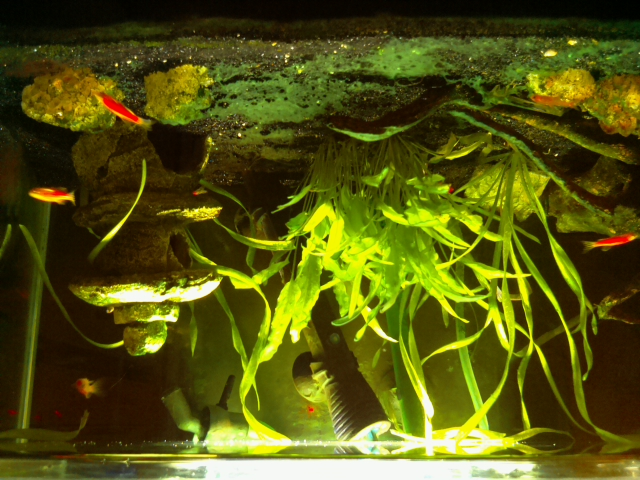
#> input picture openCV/testMedia/0.jpg, 640 x 480 px, given in place of the camera
$ python color_tracking.py
#> lines starting #> are read from the running program, lines starting #| are printed output that depends on the picture; after the words box and inside, x2 and y2 are one past the last pixel; in counts of white or black regions, pixels touching at a corner belong together
# import the necessary packages
from collections import deque
import numpy as np
import argparse
import imutils
import urllib
import os
import cv2, platform

# construct the argument parse and parse the arguments
ap = argparse.ArgumentParser()
ap.add_argument("-v", "--video",
                help="path to the (optional) video file")
ap.add_argument("-b", "--buffer", type=int, default=64,
                help="max buffer size")
args = vars(ap.parse_args())

# define the lower and upper boundaries of the "pink"
# fish in the HSV color space, then initialize the
# list of tracked points
orangeLower = (0, 200, 20)
orangeUpper = (20, 255, 255)
pts = deque(maxlen=args["buffer"])

# if a video path was not supplied, grab the reference
# to the webcam
if not args.get("video", False):
    camera = cv2.VideoCapture(0)

# otherwise, grab a reference to the video file
else:
    camera = cv2.VideoCapture(args["video"])

# keep looping
while True:
    # grab the current frame
    (grabbed, frame) = camera.read()
#> frame is the input picture: shape (480, 640, 3); mean B, G, R 17, 85.1, 84.5

    # if we are viewing a video and we did not grab a frame,
    # then we have reached the end of the video
    if args.get("video") and not grabbed:
        break

    # resize the frame, blur it, and convert it to the HSV
    # color space
    frame = imutils.resize(frame, width=600)
#> frame: shape (450, 600, 3)
    # blurred = cv2.GaussianBlur(frame, (11, 11), 0)
    hsv = cv2.cvtColor(frame, cv2.COLOR_BGR2HSV)
#> hsv: shape (450, 600, 3); mean H, S, V 28.5, 224.8, 92.1

    # construct a mask for the color "green", then perform
    # a series of dilations and erosions to remove any small
    # blobs left in the mask
    mask = cv2.inRange(hsv, orangeLower, orangeUpper)
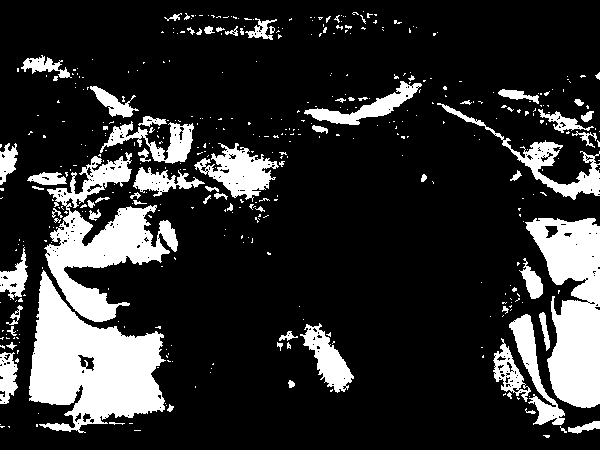
#> mask: shape (450, 600); 18.6% white; 438 white regions (367 under 20 px), largest, box (x1, y1, x2, y2) and area: (29, 270, 166, 433) 12044, (525, 218, 600, 408) 8811, (44, 152, 178, 322) 8365
    mask = cv2.erode(mask, None, iterations=2)
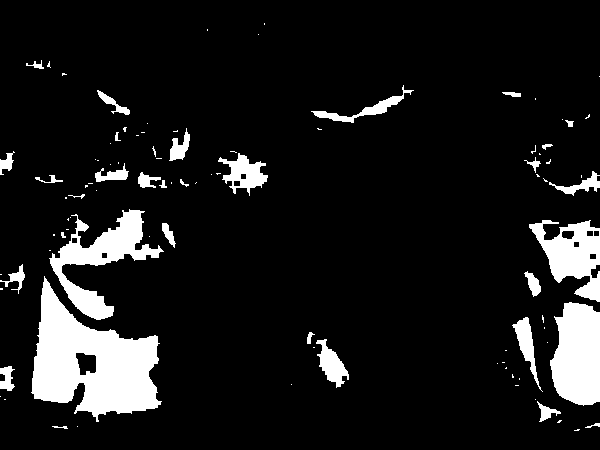
#> mask: shape (450, 600); 10.3% white; 96 white regions (63 under 20 px), largest, box (x1, y1, x2, y2) and area: (31, 276, 162, 422) 9869, (550, 302, 600, 406) 4233, (49, 209, 164, 320) 4059
    mask = cv2.dilate(mask, None, iterations=2)
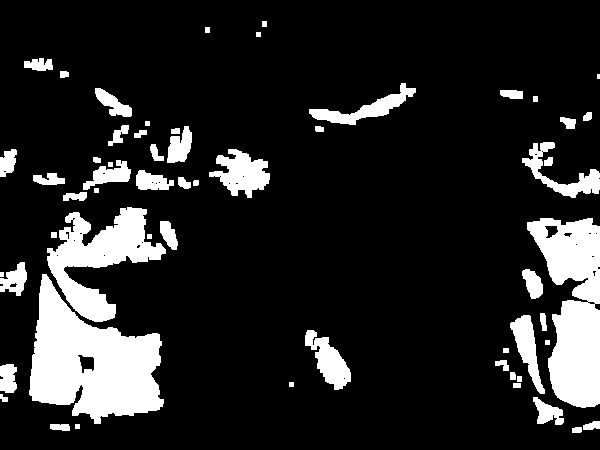
#> mask: shape (450, 600); 15% white; 58 white regions (1 under 20 px)

    # find contours in the mask and initialize the current
    # (x, y) center of the ball
    cnts = cv2.findContours(mask.copy(), cv2.RETR_EXTERNAL,
                            cv2.CHAIN_APPROX_SIMPLE)[-2]
#> cnts = 58 contours, 10 with area under 20; largest, box (x1, y1, x2, y2) and area: (29, 274, 164, 424) 11322, (527, 218, 600, 408) 8522, (47, 207, 166, 322) 5564, (209, 149, 270, 198) 1564, (305, 330, 351, 390) 1206
    center = None

    # only proceed if at least one contour was found
    if len(cnts) > 0:
        # loop through all the contours in the mask
        for c in cnts:
            ((x, y), radius) = cv2.minEnclosingCircle(c)
            M = cv2.moments(c)
            center = (int(M["m10"] / M["m00"]), int(M["m01"] / M["m00"]))

            # only proceed if the radius meets a minimum  and max size
            if radius > 15:
                if radius < 100:
                    # if a video path was not supplied, grab the reference:
                    # draw the circle and centroid on the frame,
                    # then update the list of tracked points
                    cv2.circle(frame, (int(x), int(y)), int(radius),
                               (0, 255, 255), 2)
                    cv2.circle(frame, center, 5, (0, 0, 255), -1)

            # update the points queue
            pts.appendleft(center)
#> this loop made 58 passes
#> (x, y, radius, center) on passes 1, 3, 5, 6, 10, 11, 12, 15, 16, 17, 18, 20: (576.5, 429.5, 5.15, (576, 429)), (59.5, 427, 9.96, (59, 426)), (548, 409.5, 19.53, (547, 412)), (3.5, 397.5, 4.95, (3, 398)), (512.5, 375.5, 4.3, (512, 375)), (8.5, 378, 14.71, (7, 378)), (501.5, 365.5, 7.91, (502, 364)), (324.5, 359, 33.87, (328, 360)), (533.5, 354, 40.39, (527, 346)), (543, 321.5, 9.01, (542, 321)), (99.93, 342, 89.33, (90, 363)), (530.9, 283.3, 15.45, (532, 283))
#> (c, x, y, radius) on passes 2, 8, 14, 22, 28, 33: ([[75, 424], [75, 428], [79, 428], [79, 424]], 77, 426, 2.83), ([[289, 382], [289, 386], [293, 386], [293, 382]], 291, 384, 2.83), ([[545, 340], [545, 344], [549, 344], [549, 340]], 547, 342, 2.83), ([[147, 234], [147, 238], [151, 238], [151, 234]], 149, 236, 2.83), ([[94, 188], [94, 192], [98, 192], [98, 188]], 96, 190, 2.83), ([[108, 162], [108, 166], [112, 166], [112, 162]], 110, 164, 2.83)
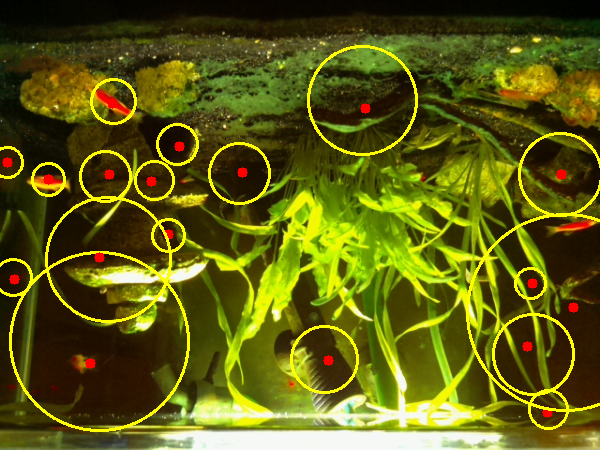
#> frame: shape (450, 600, 3); mean B, G, R 16.7, 92.5, 92.9

    # loop over the set of tracked points
    for i in xrange(1, len(pts)):
        # if either of the tracked points are None, ignore
        # them
        if pts[i - 1] is None or pts[i] is None:
            continue
#> this loop made 57 passes

        #print (((y-x)+1)+x)

        # otherwise, compute the thickness of the line and
        # draw the connecting lines
        # thickness = int(np.sqrt(args["buffer"] / float(i + 1)) * 2.0)
        # cv2.line(frame, pts[i - 1], pts[i], (0, 0, 255), thickness)

    # show the frame to our screen
    cv2.imshow("Frame", frame)
    key = cv2.waitKey(1) & 0xFF
#> (key q is pressed here)

    # if the 'q' key is pressed, stop the loop
    if key == ord("q"):
        break

# cleanup the camera and close any open windows
camera.release()
cv2.destroyAllWindows()

$ run again, on openCV/testMedia/test01.jpg
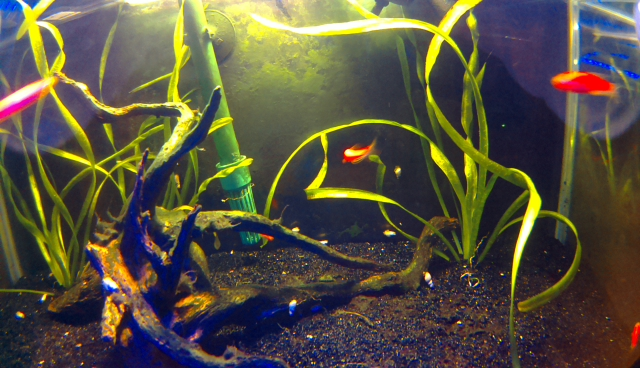
#> input picture openCV/testMedia/test01.jpg, 640 x 368 px, given in place of the camera
#> frame is the input picture: shape (368, 640, 3); mean B, G, R 65.2, 81.9, 86.6
#> hsv: shape (345, 600, 3); mean H, S, V 75.7, 113.6, 100.6
#> `mask = cv2.dilate(mask, None, iterations=2)`:
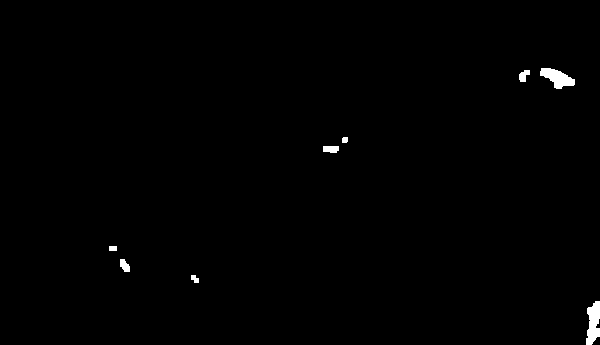
#> mask: shape (345, 600); 0.61% white; 8 white regions
#> cnts = 8 contours; box (x1, y1, x2, y2) and area: (586, 301, 600, 345) 389, (540, 68, 575, 89) 370, (323, 146, 339, 153) 80, (120, 259, 130, 272) 74, (519, 70, 530, 82) 70, (191, 275, 199, 283) 32, (109, 246, 117, 251) 28, (342, 137, 348, 143) 24
#> the loop `for c in cnts:` made 8 passes
#> (x, y, radius, center) on passes 1, 2, 3, 5, 6, 7, 8: (592.5, 322.5, 22.46, (593, 322)), (194.5, 278.5, 4.95, (194, 278)), (124.5, 265, 7.5, (124, 265)), (330.5, 148.5, 7.91, (330, 148)), (344.5, 139.5, 3.54, (344, 139)), (524.5, 75.5, 7.11, (523, 75)), (557.5, 76, 18.34, (557, 77))
#> after the loop `for c in cnts:`:
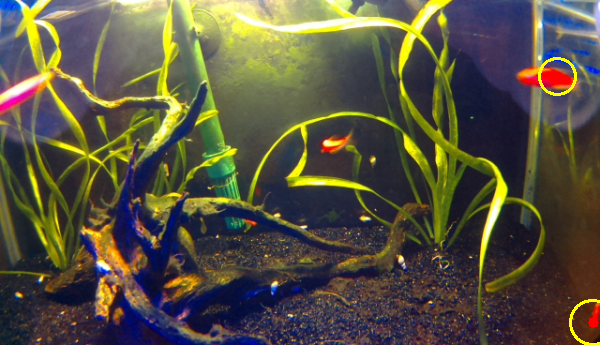
#> frame: shape (345, 600, 3); mean B, G, R 65, 82.5, 87.1
#> the loop `for i in xrange(1, len(pts)):` made 7 passes
